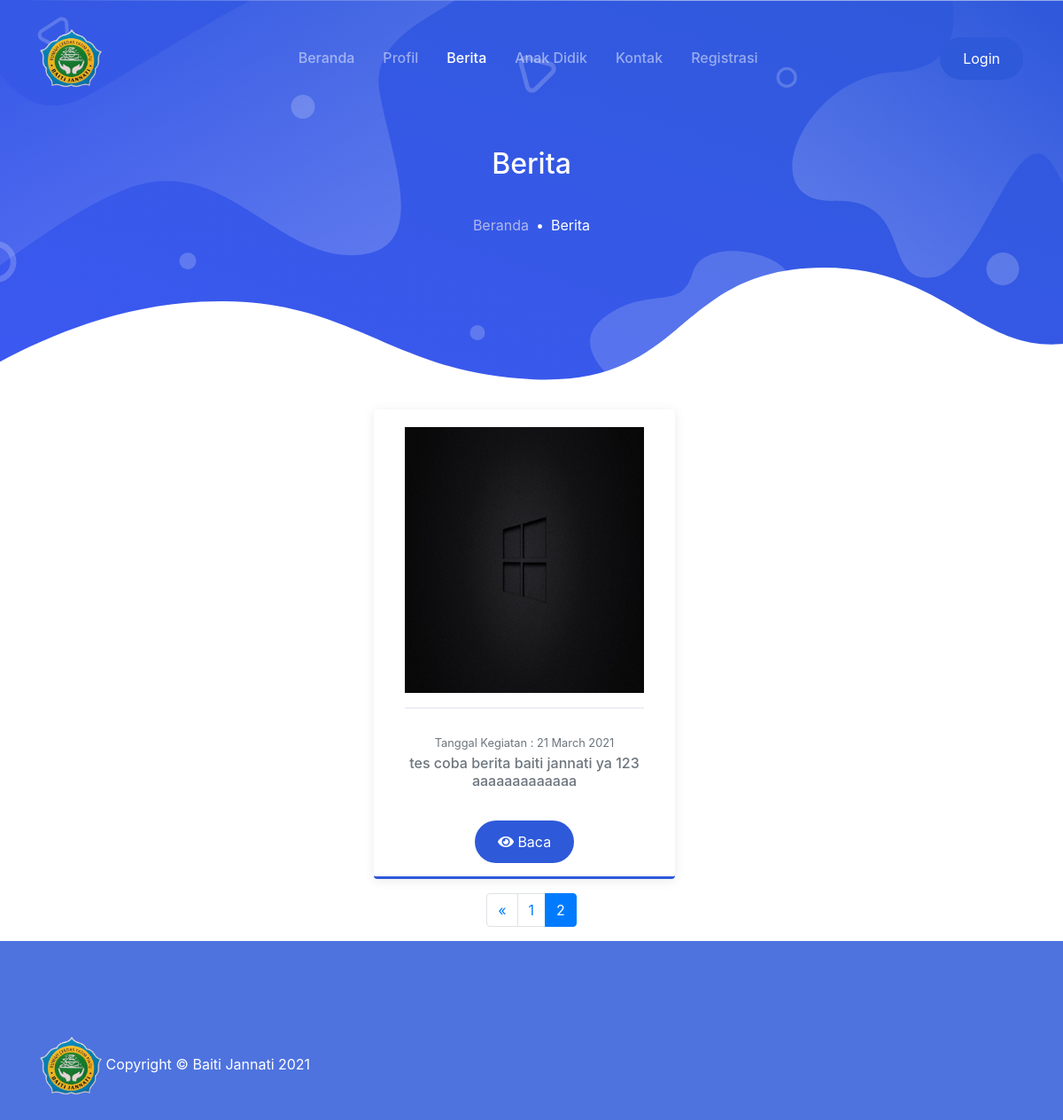
The page /berita/index/3 on the database as committed earlier.
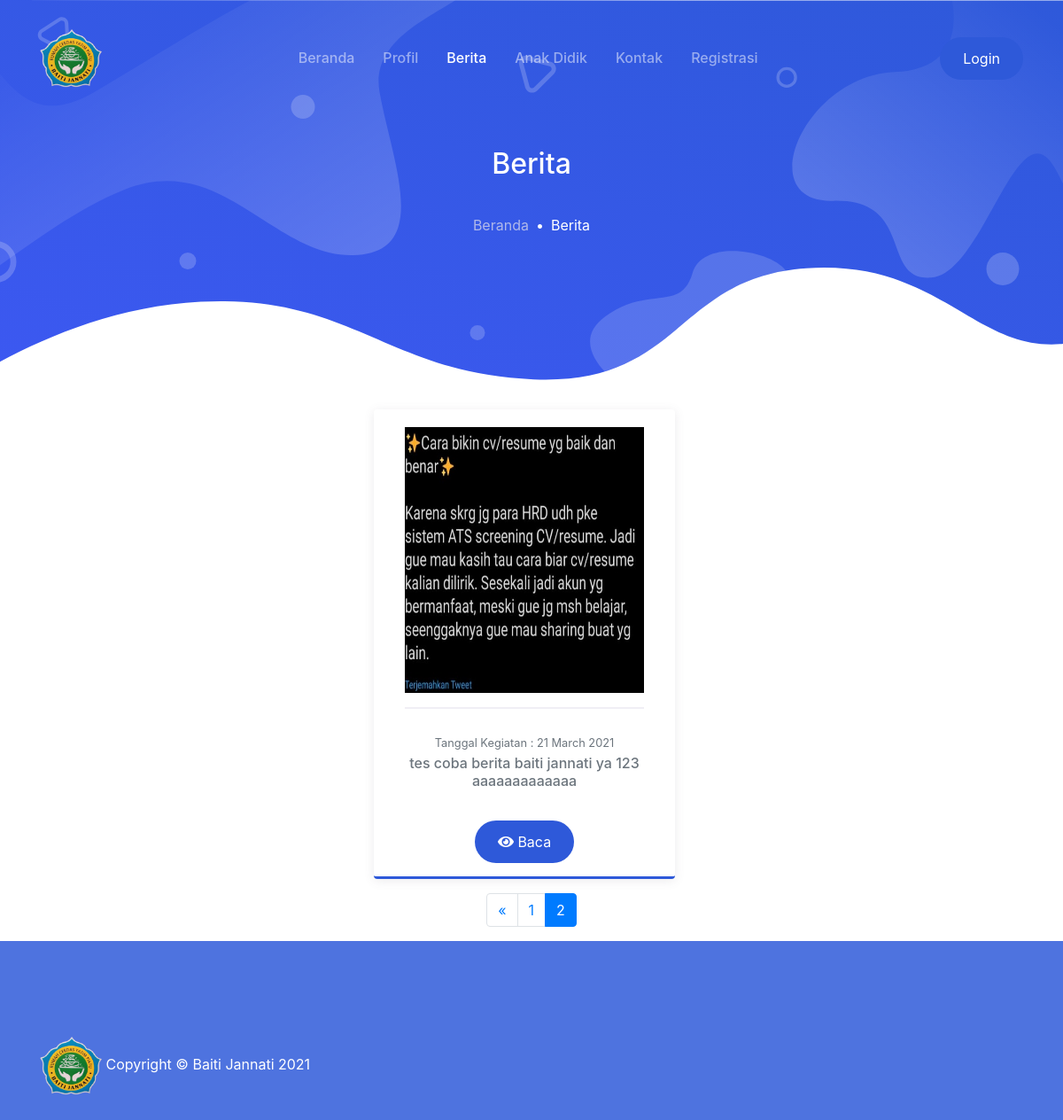
The same page on the database as committed later.
### tables this page shows
CREATE TABLE `berita` (
  `id_berita` int(11) NOT NULL,
  `id_pengurus` int(11) NOT NULL,
  `tgl_kegiatan` date NOT NULL,
  `judul` varchar(128) NOT NULL,
  `deskripsi` text NOT NULL,
  `foto` varchar(256) NOT NULL
);

### index.php (called while the page is built, shortened)
<?php
require_once BASEPATH.'core/CodeIgniter.php';

### application/helpers/web_helper.php (called while the page is built, shortened)
<?php
function activate_menu($menu)
{
    $ci = get_instance();
    $classname = $ci->router->fetch_class();
    return $classname == $menu ? 'active' : '';
}

### application/config/config.php (called while the page is built, shortened)
<?php
$config['base_url'] = 'http://localhost:8080/baitijannati';
$config['index_page'] = '';
$config['uri_protocol']    = 'REQUEST_URI';
$config['url_suffix'] = '';
$config['language']    = 'english';
$config['charset'] = 'UTF-8';
$config['enable_hooks'] = FALSE;
$config['subclass_prefix'] = 'MY_';
$config['composer_autoload'] = "./vendor/autoload.php";
$config['permitted_uri_chars'] = 'a-z 0-9~%.:_\-';
$config['enable_query_strings'] = FALSE;
$config['controller_trigger'] = 'c';
$config['function_trigger'] = 'm';
$config['directory_trigger'] = 'd';
$config['allow_get_array'] = TRUE;
$config['log_threshold'] = 0;
$config['log_path'] = '';
$config['log_file_extension'] = '';
$config['log_file_permissions'] = 0644;
$config['log_date_format'] = 'Y-m-d H:i:s';
$config['error_views_path'] = '';
$config['cache_path'] = '';
$config['cache_query_string'] = FALSE;
$config['encryption_key'] = '';
$config['sess_driver'] = 'files';
$config['sess_cookie_name'] = 'ci_session';
$config['sess_expiration'] = 7200;
$config['sess_save_path'] = NULL;
$config['sess_match_ip'] = FALSE;
$config['sess_time_to_update'] = 300;
$config['sess_regenerate_destroy'] = FALSE;
$config['cookie_prefix']    = '';
$config['cookie_domain']    = '';
$config['cookie_path']        = '/';
$config['cookie_secure']    = FALSE;
$config['cookie_httponly']     = FALSE;
$config['standardize_newlines'] = FALSE;
$config['global_xss_filtering'] = FALSE;
$config['csrf_protection'] = FALSE;
$config['csrf_token_name'] = 'csrf_test_name';
$config['csrf_cookie_name'] = 'csrf_cookie_name';
$config['csrf_expire'] = 7200;
$config['csrf_regenerate'] = TRUE;
$config['csrf_exclude_uris'] = array();
$config['compress_output'] = FALSE;
$config['time_reference'] = 'local';
$config['rewrite_short_tags'] = FALSE;
$config['proxy_ips'] = '';

### application/models/admin/berita_model.php (called while the page is built, shortened)
<?php
class Berita_model extends CI_Model
{
    public function showBeritaPagination($limit, $start)
    {
        $this->db->select('berita.*, pengurus.nama_pengurus');
        $this->db->join('pengurus', 'berita.id_pengurus = pengurus.id_pengurus');
        return $this->db->get('berita', $limit, $start)->result();
    }
    public function countAllBerita()
    {
        return $this->db->get('berita')->num_rows();
    }
}

### application/views/berita.php (the view, shortened to what this page needs)
<body>
    <main>
        <div class="page-hero-section bg-image hero-mini"
            style="background-image: url(<?= base_url(); ?>assets/user/img/hero_mini.svg);">
            <div class="hero-caption">
                <div class="container fg-white h-100">
                    <div class="row justify-content-center align-items-center text-center h-100">
                        <div class="col-lg-6">
                            <h3 class="mb-4 fw-medium">Berita</h3>
                            <nav aria-label="breadcrumb">
                                <ol class="breadcrumb breadcrumb-dark justify-content-center bg-transparent">
                                    <li class="breadcrumb-item"><a href="<?= base_url('beranda') ?>">Beranda</a></li>
                                    <li class="breadcrumb-item active" aria-current="page">Berita</li>
                                </ol>
                            </nav>
                        </div>
                    </div>
                </div>
            </div>
        </div>
        <div class="container mr-12  wow fadeInUp">
            <div class="row justify-content-center">
                <?php foreach ($berita as $ad) : ?>
                <div class="card-page  mr-3 mb-3" style="width:340px; height:530px">
                    <center><img src="<?= base_url('assets/images/berita/') . $ad->foto ?>"
                            style="width:270px; height:300px;">
                        <br>
                    </center>
                    <center>
                        <hr width="90%">
                    </center>
                    <div class="text-muted">
                        <center>
                            <small>Tanggal Kegiatan
                                :&nbsp;<?= date('d F Y', strtotime($ad->tgl_kegiatan)); ?></small>
                            <h6><?= $ad->judul ?></h6>
                            <br>
                            <a class="btn btn-primary rounded-pill fixed"
                                href='<?= base_url() . 'berita/detail/' . $ad->id_berita ?>'>
                                <i class="fas fa-eye"></i> Baca
                            </a>
                        </center>
                    </div>
                    <center>
                        <br>
                    </center>
                </div>
                <?php endforeach ?>
            </div>
            <center><?= $this->pagination->create_links(); ?></center>
        </div>
    </main>
</body>

### application/controllers/berita.php (shortened to what this page needs)
<?php
class Berita extends CI_Controller
{
    public function __construct()
    {
        $this->load->model('admin/Berita_model');
        $this->load->model('admin/Pengurus_model');
        $this->load->model('admin/User_model');
        $this->load->library('form_validation');
        $this->load->library('pagination');
    }
    public function index()
    {
        $data['title'] = 'Baiti Jannati | Berita';
        $config['base_url'] = 'http://localhost:8080/baitijannati/berita/index';
        $config['total_rows'] = $this->Berita_model->countAllBerita();
        $config['per_page'] = 3;
        $data['start'] = $this->uri->segment(3);
        $data['berita'] = $this->Berita_model->showBeritaPagination($config['per_page'], $data['start']);
        $data['title'] = 'Baiti Jannati | Berita';
        $config['full_tag_open'] = '<nav>
         <ul class="pagination  justify-content-center">';
        $config['full_tag_close'] = '</ul></nav>';
        $config['prev_tag_open'] = ' <li class="page-item">';
        $config['prev_tag_close'] = ' </li>';
        $config['cur_tag_open'] = ' <li class="page-item active"><a class="page-link" href="#">';
        $config['cur_tag_close'] = '</a></li>';
        $config['num_tag_open'] = ' <li class="page-item ">';
        $config['num_tag_close'] = ' </li>';
        $this->load->view('template/header', $data);
        $this->load->view('berita', $data);
        $this->load->view('template/footer', $data);
    }
}

### application/views/template/header.php (shortened to what this page needs)
<!DOCTYPE html>
<html lang="en">
<head>
    <link rel="stylesheet" href="<?= base_url(); ?>assets/user/css/maicons.css">
    <link rel="stylesheet" href="<?= base_url(); ?>assets/user/vendor/animate/animate.css">
    <link rel="stylesheet" href="<?= base_url(); ?>assets/user/vendor/owl-carousel/css/owl.carousel.min.css">
    <link rel="stylesheet" href="<?= base_url(); ?>assets/user/css/bootstrap.css">
    <link rel="stylesheet" href="<?= base_url(); ?>assets/user/css/mobster.css">
    <link href="<?= base_url(); ?>assets/vendor/fontawesome-free/css/all.min.css" rel="stylesheet" type="text/css">
</head>
<nav class="navbar navbar-expand-lg navbar-dark navbar-floating">
    <div class="container">
        <a class="navbar-brand" href="<?= base_url('beranda') ?>">
            <img src="<?= base_url(); ?>assets/user/logo.png" alt="" width="70">
        </a>
        <div class="collapse navbar-collapse" id="navbarToggler">
            <ul class="navbar-nav ml-auto mt-3 mt-lg-0">
                <li class="nav-item <?= activate_menu('beranda') ?>">
                    <a class="nav-link" href="<?= base_url('beranda') ?>">Beranda</a>
                </li>
                <li class="nav-item <?= activate_menu('profile') ?>">
                    <a class="nav-link" href="<?= base_url('profile') ?>">Profil</a>
                </li>
                <li class="nav-item <?= activate_menu('berita') ?>">
                    <a class="nav-link" href="<?= base_url('berita') ?>">Berita</a>
                </li>
                <li class="nav-item <?= activate_menu('anak_didik') ?>">
                    <a class="nav-link" href="<?= base_url('anak_didik') ?>">Anak Didik</a>
                </li>
                <li class="nav-item <?= activate_menu('kontak') ?>">
                    <a class="nav-link" href="<?= base_url('kontak') ?>">Kontak</a>
                </li>
                <li class="nav-item <?= activate_menu('Auth') ?>">
                    <a class="nav-link" href="<?= base_url('Auth/registration') ?>">Registrasi</a>
                </li>
            </ul>
            <div class="ml-auto my-2 my-lg-0">
                <a href="<?= base_url('auth'); ?>" class="btn btn-primary rounded-pill">Login</a>
            </div>
        </div>
    </div>
</nav>

### application/views/template/footer.php (shortened to what this page needs)
</html>
<div class="page-footer-section bg-primary fg-white">
    <div class="container">
        <div class="row">
            <div class="col-12 col-md-6 py-2">
                <img src="<?= base_url(); ?>assets/user/logo.png" alt="" width="70">
                <span>Copyright &copy; Baiti Jannati <?= date('Y') ?></span>
            </div>
        </div>
    </div>
</div>

### assets/user/css/mobster.css (style rules this page uses)
:root { --primary: #4e73df; --secondary: #A52EFF; --success: #0ABF9E; --warning: #E89E09; --info: #4699F8; --danger: #F13057; --indigo: #602FDA; --dark: #383340; --light: #F0EEF5; --gray: #6b6872; --white: #fff; --font-family: 'Quicksand', Arial, Helvetica, sans-serif; --line-height: 1.7; --font-family-sans-serif: "Nunito", -apple-system, BlinkMacSystemFont, "Segoe UI", Roboto, "Helvetica Neue", Arial, sans-serif, "Apple Color Emoji", "Segoe UI Emoji", "Segoe UI Symbol", "Noto Color Emoji"; --font-family-monospace: SFMono-Regular, Menlo, Monaco, Consolas, "Liberation Mono", "Courier New", monospace; }
body { font-family: "Nunito", -apple-system, BlinkMacSystemFont, "Segoe UI", Roboto, "Helvetica Neue", Arial, sans-serif, "Apple Color Emoji", "Segoe UI Emoji", "Segoe UI Symbol", "Noto Color Emoji"; font-size: 16px; line-height: 1.7; color: #383340; }
a { color: #526bf5; }
h1, h2, h3, h4, h5, h6, .h1, .h2, .h3, .h4, .h5, .h6 { line-height: 1.25; }
h3, .h3 { font-size: 2rem; }
h6, .h6 { font-size: 1rem; }
hr { border-color: #E4E1EB; }
.fw-medium { font-weight: 500 !important; }
.bg-primary { background-color: var(--primary) !important; }
.fg-white { color: #fff !important; }
.bg-image { background-size: cover; background-position: center center; background-repeat: no-repeat; }
.btn { padding: 10px 24px; border-width: 2px; }
.btn-primary { color: #ffffff; background-color: #2e59d9; border-color: transparent !important; }
.breadcrumb { background-color: #F0EEF5; }
.breadcrumb-item { font-size: 16px; }
.breadcrumb-item + .breadcrumb-item::before { content: "\2022"; color: var(--primary); }
.breadcrumb-item a { color: #6b6872; }
.breadcrumb-item.active { color: var(--primary); }
.breadcrumb-dark { background-color: #383340; }
.breadcrumb-dark .breadcrumb-item + .breadcrumb-item::before { color: #fff; }
.breadcrumb-dark .breadcrumb-item a { color: rgba(228, 225, 235, 0.7); }
.breadcrumb-dark .breadcrumb-item.active { color: #fff; }
.navbar-floating { position: absolute; top: 0; left: 0; width: 100%; z-index: 99; }
.navbar-nav .nav-link { font-weight: 500; }
.navbar-expand-lg.navbar-floating.navbar-dark { background-color: #383340; box-shadow: 0 1px 6px rgba(56, 51, 64, 0.1); }
@media (min-width: 992px) { .navbar-expand-lg.navbar-floating { top: 20px; } }
@media (min-width: 992px) { .navbar-expand-lg .navbar-nav .nav-link { padding-left: 16px; padding-right: 16px; } }
@media (min-width: 992px) { .navbar-expand-lg.navbar-floating.navbar-dark { background-color: transparent; box-shadow: none; } }
.page-hero-section { position: relative; height: 100vh; }
.page-hero-section .hero-caption { height: 100%; }
.page-footer-section { position: relative; padding-top: 100px; padding-bottom: 20px; background-color: #F0EEF5; }
.hero-mini { height: 462px; }
.card-page { position: relative; padding: 20px; background-color: #fff; color: #6b6872; border-radius: 4px; box-shadow: 0 2px 12px rgba(95, 90, 104, 0.12); border-bottom: 3px solid #2e59d9; }
.card-page hr { margin-left: -20px; margin-right: -20px; margin-bottom: 24px; border-width: 2px; border-color: #F0EEF5; }

Rows that differ between the two databases and show on the page:
changed berita "tes coba berita baiti jannati ya 123 aaaaaaaaaaaaa": foto: a different picture
